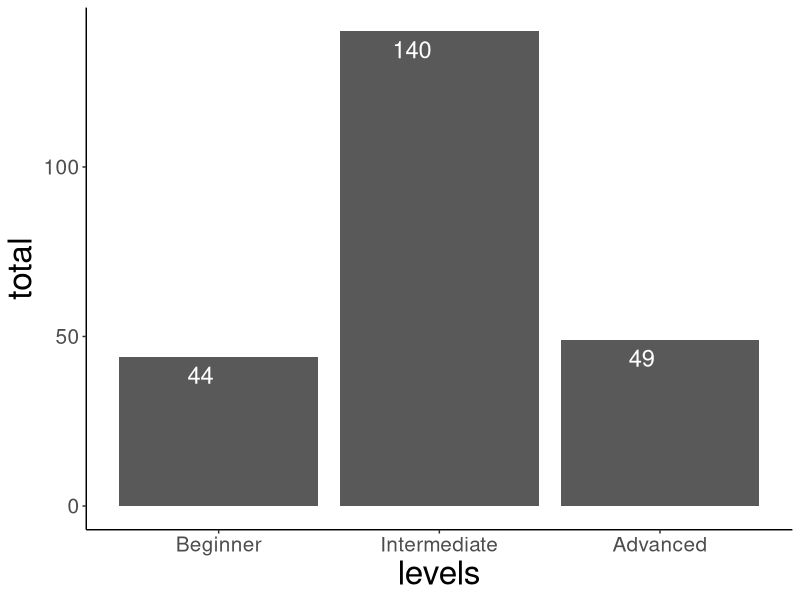
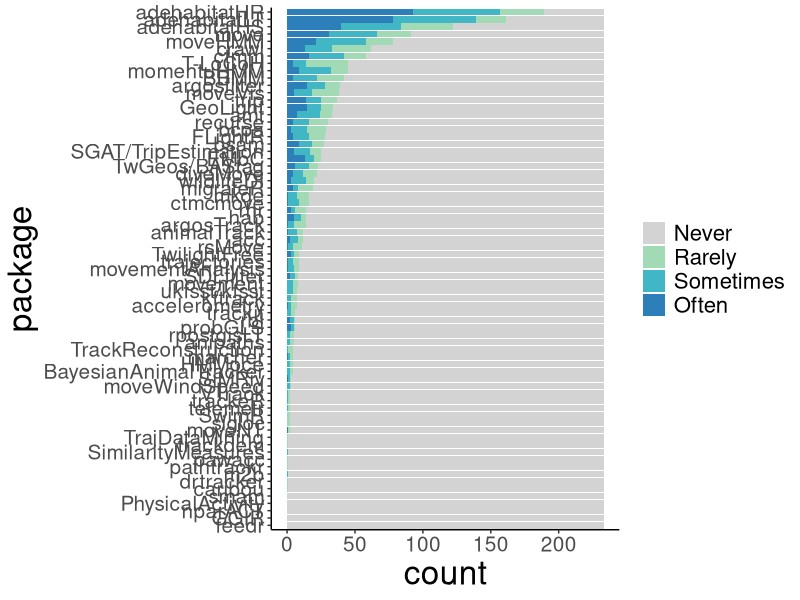
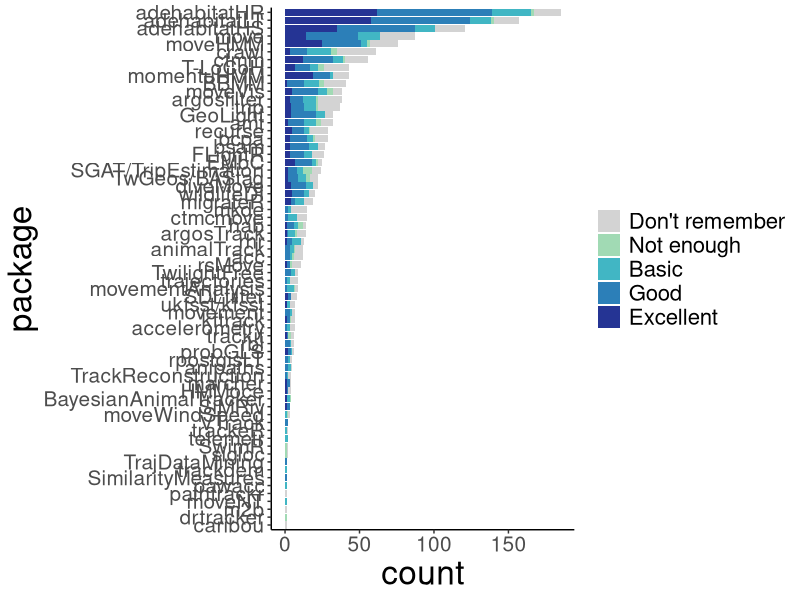
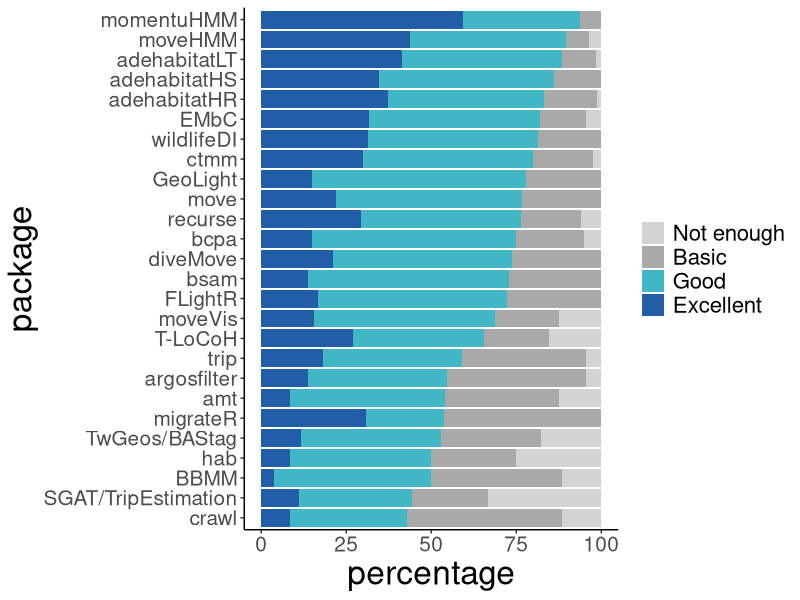
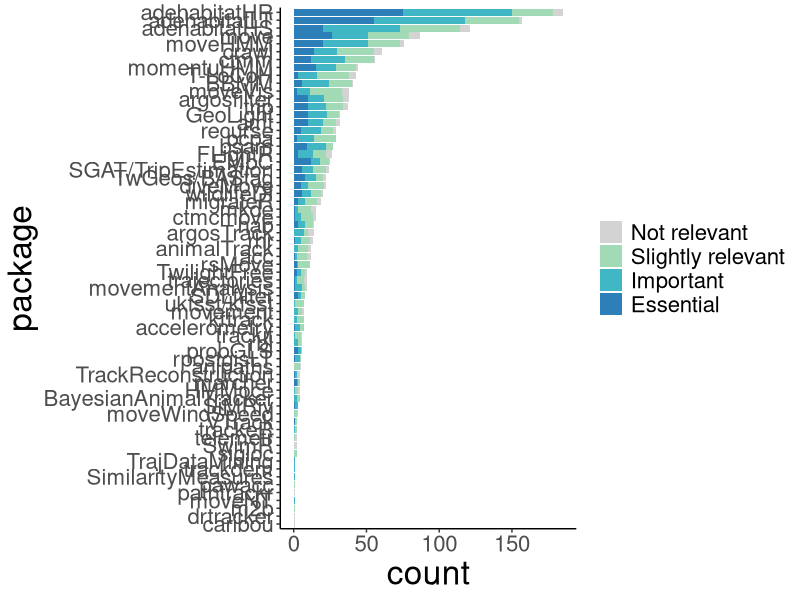
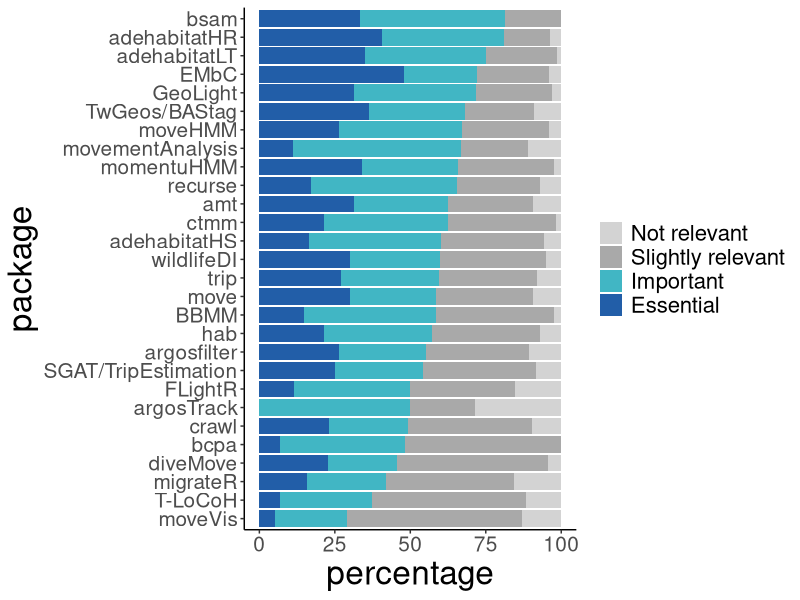
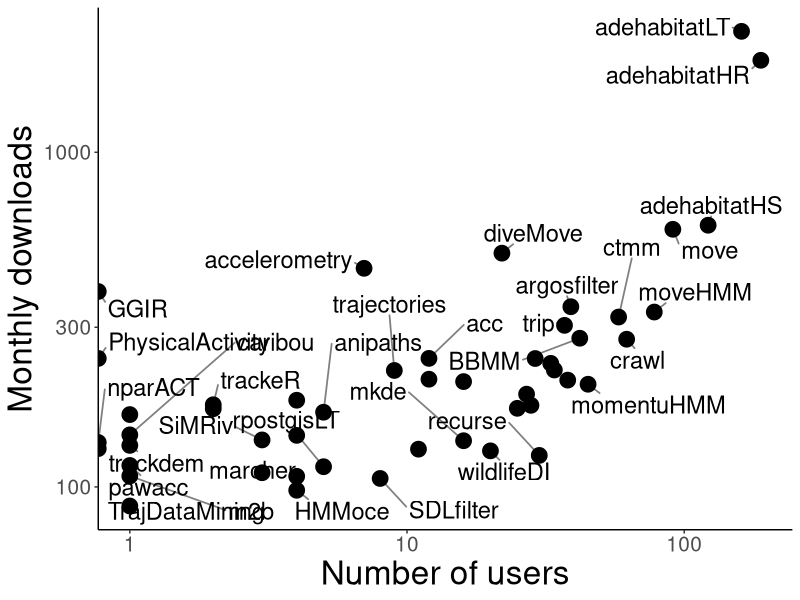

Here is the R script that generated these plots, in order:
## ---- chunk 1
knitr::opts_chunk$set(echo = TRUE)
## ---- chunk 2
knitr::opts_chunk$set(echo = TRUE,fig.width=16, fig.height=10)
library(tidyverse)
library(ggplot2)
library(ggrepel)
library(dplyr)
library(reshape)
library(RColorBrewer)
library(kableExtra)
# setwd('~/r_programs/RmovementPaperRep/SurveyPosts')
data <- read.csv("survey_responses_20190130.csv",stringsAsFactors = FALSE) 
data_all <- data %>% 
  filter(completion == 100)

packages <- read_csv('packages_survey_names.csv')
## ---- chunk 3
#knitr::opts_chunk$set(echo = TRUE,fig.width=16, fig.height=8)

### 4. R user
data_question <- data_all[,grep("q4", colnames(data_all))]
categories <- c("Beginner","Intermediate","Advanced")
data_question <- factor(unlist(lapply(strsplit(data_question,'\\:'),'[[',1)),levels=categories)
use_counts <- as.numeric(table(data_question))
prop <- round(as.numeric(prop.table(table(data_question)))*100,1)
use_counts<-data.frame(levels=categories,total=use_counts)
use_counts$levels <- factor(as.character(use_counts$levels),levels=categories)
ggplot(data=use_counts,aes(x=levels,y=total)) + geom_bar(stat="identity", position=position_dodge()) +
  geom_text(aes(label=total), size=6.0, vjust=1.5, hjust=1.2, color="white",
            position = position_dodge(0.9)) +  theme_classic() +
            theme(axis.text.y = element_text( hjust = 1,vjust=0.5),
                  axis.title =element_text(size=24),
                  axis.text =element_text(size=15))

## ---- chunk 4
data_question <- data_all[,grep("q1", colnames(data_all))]
colnames(data_question) <- t(packages)
# I'm dropping trajr that was added in the end and only got 1 response
data_question <- data_question[,-grep("trajr",colnames(data_question))]
packages_new <- packages[-which(packages=="trajr"),]

categories <- c("Never","Rarely","Sometimes","Often")
use_counts <- t(sapply(1:ncol(data_question),function(x){
  data_line <- factor(data_question[,x],levels=categories)
  count_p_use <- as.numeric(table(data_line))
  return(count_p_use)
}))
use_counts<-data.frame(use_counts)
colnames(use_counts) <- categories
rownames(use_counts) <- t(packages_new)
use_counts$package<-row.names(use_counts)

df1<-melt(use_counts,id.vars='package',variable_name='response')
g<-unlist(by(df1, df1$package, function(x) sum(x$value[x$response!='Never'])))

df1$package<-factor(df1$package,levels=names(sort(g,decreasing=F)))
color.pallete<-brewer.pal(5,'YlGnBu')
color.pallete[1]<-'lightgray'
 ggplot(data=df1) + geom_col(aes(x=package, y=value,fill=response)) + ylab('count') +coord_flip() + scale_fill_manual(values=color.pallete) + theme_classic()+
  theme(axis.text.y = element_text( hjust = 1,vjust=0.5),
        axis.title =element_text(size=24),
        axis.text =element_text(size=15),
        legend.text=element_text(size=16),
        legend.title=element_blank())

## ---- chunk 5
kable(use_counts[,1:length(categories)]) %>%
  kable_styling(bootstrap_options = c("striped", "hover", "condensed", "responsive"))
## ---- chunk 6
data_question <- data_all[,grep("q2", colnames(data_all))]
colnames(data_question) <- t(packages)
# I'm dropping trajr that was added in the end and only got 1 response
data_question <- data_question[,-grep("trajr",colnames(data_question))]
packages_new <- packages[-which(packages=="trajr"),]

categories <- c("Not enough","Basic","Good","Excellent", "Don't remember")
use_counts <- t(sapply(1:ncol(data_question),function(x){
  data_line <- factor(data_question[,x],levels=categories)
  count_p_use <- as.numeric(table(data_line))
  return(count_p_use)
}))
use_counts<-data.frame(use_counts)
colnames(use_counts) <- categories
rownames(use_counts) <- t(packages_new)
total_package <- rowSums(use_counts)
use_counts$package<-row.names(use_counts)
use_counts <- use_counts[total_package > 0,]

df1<-melt(use_counts,id.vars='package',variable_name='response')

g<-unlist(by(df1, df1$package, function(x) sum(x$value)))

color.pallete<-brewer.pal(5,'YlGnBu')
color.pallete[1]<-'lightgray'
df1$package<-factor(df1$package,levels=names(sort(g,decreasing=F)))
df1$response<-factor(df1$response,levels=rev(c('Excellent','Good','Basic','Not enough',"Don't remember")))
plot_use <- ggplot(data=df1) + geom_col(aes(x=package, y=value,fill=response)) + ylab('count') +coord_flip() + 
scale_fill_manual(values=color.pallete) +theme_classic() +
  theme(axis.text.y = element_text( hjust = 1,vjust=0.5),
        axis.title =element_text(size=24),
        axis.text =element_text(size=15),
        legend.text=element_text(size=16),
        legend.title=element_blank())
plot_use
## ---- chunk 7
df2<-use_counts[,c("Not enough","Basic","Good","Excellent")]

use_per<-df2/apply(df2,1,sum)*100
use_per$good_excellent<-signif(apply(use_per[,c('Good','Excellent')],1,sum),4)
use_per$counts<-apply(df2[,c('Good','Excellent')],1,sum)
## ---- chunk 8

package_levels<-row.names(use_per[order(use_per$good_excellent,use_per$Excellent, use_per$Good),])

use_per2<-use_per
use_per2[is.na(use_per2)]<-0
use_per2$package<-row.names(use_per2)
use_per2<-subset(use_per2,counts>5)
df1<-melt(subset(use_per2,select=-c(good_excellent,counts)),id.vars='package',variable_name='response')
df1$package<-factor(df1$package, levels=package_levels)


#df1$package<-factor(df1$package,levels=names(sort(g,decreasing=F)))
df1$response<-factor(df1$response,levels=rev(c('Excellent','Good','Basic','Not enough')))
color.pallete<-brewer.pal(4,'YlGnBu')
color.pallete[1:2]<-c('lightgray','darkgray')
#color.pallete[1]<-c('lightgray')
ggplot(data=df1) + geom_col(aes(x=package, y=value,fill=response))  + ylab('percentage') +coord_flip() + 
  scale_fill_manual(values=color.pallete) +theme_classic() +
  theme(axis.text.y = element_text( hjust = 1,vjust=0.5),
        axis.title =element_text(size=24),
        axis.text =element_text(size=15),
        legend.text=element_text(size=16),
        legend.title=element_blank())
## ---- chunk 9
kable(use_counts[,1:length(categories)])%>%
  kable_styling(bootstrap_options = c("striped", "hover", "condensed", "responsive"))
## ---- chunk 10
data_question <- data_all[,grep("q3", colnames(data_all))]
colnames(data_question) <- t(packages)
# I'm dropping trajr that was added in the end and only got 1 response
data_question <- data_question[,-grep("trajr",colnames(data_question))]
packages_new <- packages[-which(packages=="trajr"),]

categories <- c("Not relevant","Slightly relevant","Important","Essential")
use_counts <- t(sapply(1:ncol(data_question),function(x){
  data_line <- factor(data_question[,x],levels=categories)
  count_p_use <- as.numeric(table(data_line))
  return(count_p_use)
}))
use_counts<-data.frame(use_counts)
colnames(use_counts) <- categories
rownames(use_counts) <- t(packages_new)
total_package <- rowSums(use_counts)
use_counts$package<-row.names(use_counts)
use_counts <- use_counts[total_package > 0,]

df1<-melt(use_counts,id.vars='package',variable_name='response')

g<-unlist(by(df1, df1$package, function(x) sum(x$value)))

color.pallete<-brewer.pal(5,'YlGnBu')
color.pallete[1]<-'lightgray'
df1$package<-factor(df1$package,levels=names(sort(g,decreasing=F)))

df1$response<-factor(df1$response,levels=rev(c('Essential','Important','Slightly relevant','Not relevant')))
ggplot(data=df1) + geom_col(aes(x=package, y=value,fill=response)) + 
  ylab('count') +coord_flip() + 
  scale_fill_manual(values=color.pallete) +theme_classic() +
  theme(axis.text.y = element_text( hjust = 1,vjust=0.5),
        axis.title =element_text(size=24),
        axis.text =element_text(size=16),
        legend.text=element_text(size=16),
        legend.title=element_blank())

## ---- chunk 11
df2<-use_counts[,c("Not relevant","Slightly relevant","Important","Essential")]

use_per<-df2/apply(df2,1,sum)*100
use_per$good_excellent<-signif(apply(use_per[,c('Important','Essential')],1,sum),4)
use_per$counts<-apply(df2[,c('Important','Essential')],1,sum)
## ---- chunk 12

package_levels<-row.names(use_per[order(use_per$good_excellent,use_per$Essential, use_per$Important),])

use_per2<-use_per
use_per2[is.na(use_per2)]<-0
use_per2$package<-row.names(use_per2)
use_per2<-subset(use_per2,counts>5)
df1<-melt(subset(use_per2,select=-c(good_excellent,counts)),id.vars='package',variable_name='response')
df1$package<-factor(df1$package, levels=package_levels)
df1$response<-factor(df1$response,levels=c("Not relevant","Slightly relevant","Important","Essential"))
color.pallete<-brewer.pal(4,'YlGnBu')
color.pallete[1:2]<-c('lightgray','darkgray')
#color.pallete[1]<-c('lightgray')
ggplot(data=df1) + geom_col(aes(x=package, y=value,fill=response)) + 
  ylab('percentage') +coord_flip() + 
  scale_fill_manual(values=color.pallete) +theme_classic() +
  theme(axis.text.y = element_text( hjust = 1,vjust=0.5),
        axis.title =element_text(size=24),
        axis.text =element_text(size=15),
        legend.text=element_text(size=16),
        legend.title=element_blank())
## ---- chunk 13
kable(use_counts[,1:length(categories)])%>%
  kable_styling(bootstrap_options = c("striped", "hover", "condensed", "responsive"))
## ---- chunk 14
data_question <- data_all[,grep("q1", colnames(data_all))]
colnames(data_question) <- t(packages)
# I'm dropping trajr that was added in the end and only got 1 response
data_question <- data_question[,-grep("trajr",colnames(data_question))]
packages_new <- packages[-which(packages=="trajr"),]
categories <- c("Never","Rarely","Sometimes","Often")
use_counts <- t(sapply(1:ncol(data_question),function(x){
  data_line <- factor(data_question[,x],levels=categories)
  count_p_use <- as.numeric(table(data_line))
  return(count_p_use)
}))
use_counts<-data.frame(use_counts)
colnames(use_counts) <- categories
rownames(use_counts) <- t(packages_new)
use_counts$Package<-row.names(use_counts)
use_counts <- use_counts %>% 
  mutate(users = Rarely + Sometimes + Often)

# 
# matrix_all <- read.csv("Survey_Processed.csv")
# names(matrix_all) <- c("package",names(matrix_all)[2:ncol(matrix_all)])

funciones <- read.csv("RmovementPackagesMetadata-20180904.csv")
matrix_fun <- left_join(use_counts,funciones)
matrix_fun <- matrix_fun[(!is.na(matrix_fun$monthly.downloads)),]
# discarding the packages we did not get users from:
# matrix_fun_2 <- matrix_fun[matrix_fun$users > 0,] # missing: "GGIR"             "nparACT"          "PhysicalActivity" "smam"
# matrix_fun_3 <- matrix_fun[matrix_fun$Use_Counts >= 10,]

ggplot(matrix_fun,aes(x=users, y=monthly.downloads)) +
  geom_point(size=5) +
  xlab('Number of users') + ylab("Monthly downloads") +
  geom_text_repel(label=matrix_fun$Package,  segment.size=0.6,force=3,segment.alpha=.5,hjust=0,box.padding=0.5,min.segment.length=.1,size=6, direction = "both") +
  scale_x_continuous(trans='log10')+
  scale_y_continuous(trans='log10') +theme_classic() +
  theme(axis.text.y = element_text( hjust = 1,vjust=0.5),
        axis.title =element_text(size=24),
        axis.text =element_text(size=15))
# cor(matrix_fun$users,matrix_fun$monthly.downloads,use="pairwise.complete.obs")
# cor(matrix_fun_2$users,matrix_fun_2$monthly.downloads,use="pairwise.complete.obs")
